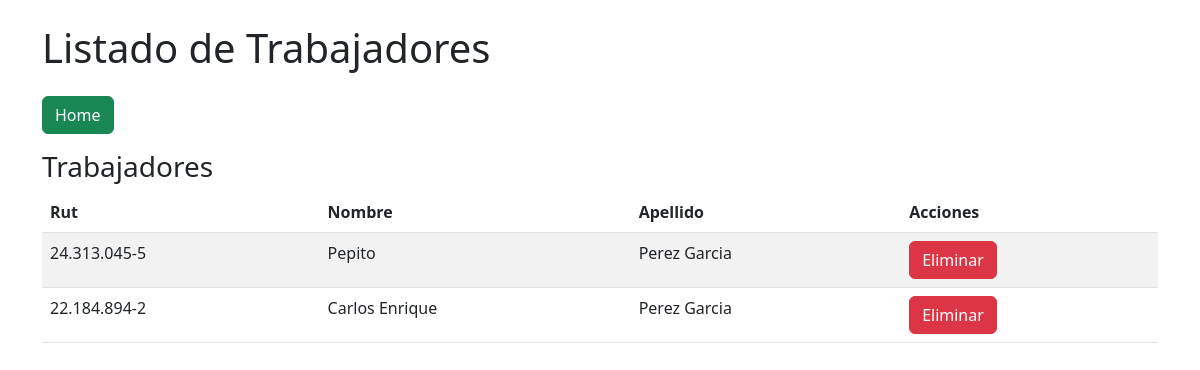
The app's page /trabajadores/ with its own data.
### epp/models.py (models this page shows, shortened)
class Trabajador(models.Model):
    rut = models.CharField(max_length=256, primary_key=True)
    nombre = models.CharField(max_length=256)
    apellido = models.CharField(max_length=256)

### epp/views.py (the view)
# urls.py: path('trabajadores/', views.listado_trabajadores, name='listado_trabajadores'),
def listado_trabajadores(request):
    trabajadores = Trabajador.objects.all()
    return render(request, 'home/listado_trabajadores.html', {'trabajadores': trabajadores})

### templates/home/listado_trabajadores.html (shortened to what this page needs)
<!DOCTYPE html>
<html>
<head>
    <link rel="stylesheet" href="https://cdn.jsdelivr.net/npm/bootstrap@5.3.0/dist/css/bootstrap.min.css">
</head>
<body class="container mt-4">
    <h1 class="mb-4">Listado de Trabajadores</h1>
    <div class="mb-3">
        <a class="btn btn-success" href="/">Home</a>
    </div>
    <h3>Trabajadores</h3>
    <table class="table table-striped">
        <thead>
            <tr>
               <th>Rut</th>
                <th>Nombre</th>
                <th>Apellido</th>
                <th>Acciones</th>
            </tr>
        </thead>
        <tbody>
            {% for t in trabajadores %}
                <td>{{ t.rut }}</td>
                <td>{{ t.nombre }}</td>
                <td>{{ t.apellido }}</td>
                <td>
                    <a href="{% url 'eliminar_trabajador' t.rut %}" onclick="return confirm('¿Estás seguro de eliminar este trabajador?')" class='btn btn-danger'>Eliminar</a>
                </td>
            {% endfor %}
        </tbody>
    </table>
</body>
</html>

### records on screen
Trabajador: rut "24.313.045-5", nombre "Pepito", apellido "Perez Garcia"
Trabajador: rut "22.184.894-2", nombre "Carlos Enrique", apellido "Perez Garcia"
